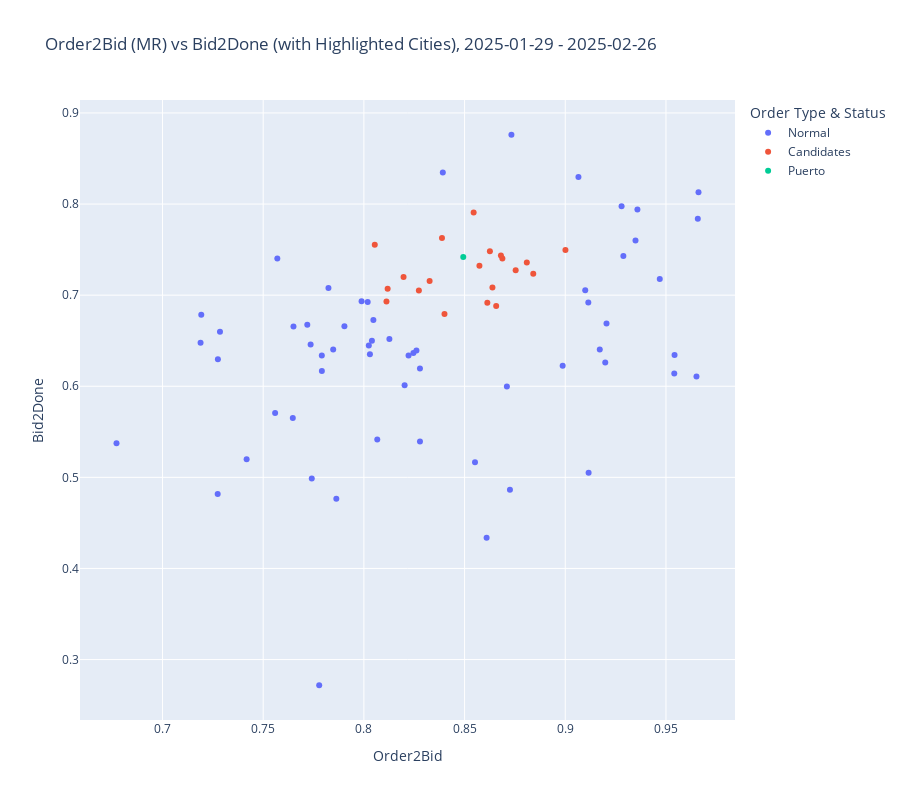

Notebook cell for this chart:
### Code cell
data = df.copy()
data = data[data['order_type'].isin(ok_types_list)]
# data['order_type'] = 'Econom_My'

data = pd.merge(names_df, data, on='city_id', how='right')

puerto_id = [4515] 
data['distance_to_point'] = data.apply(lambda row: euclidean_distance(row, 
                                                                      data[data['city_id'] == 4515]['order2bid'].values[0],
                                                                      data[data['city_id'] == 4515]['bid2done'].values[0]), axis=1)
puerto_candidates = data[data['distance_to_point']<=0.065]
data['highlight_group'] = data.apply(lambda row: 'Puerto' if row['city_id'] in puerto_id else 
                                     ('Candidates' if row['city_id'] in puerto_candidates['city_id'].values else 'Normal'), axis=1)

cluster_plot(data)

### Figure 1 — Plotly figure (JSON) as saved in the notebook; plotly's stock layout.template omitted (floating-point values rounded to 4 significant figures; data arrays with more than 128 entries replaced by an {"elided": "..."} marker saying what was removed)
{"data": [{"customdata": {"elided": "59x8 mixed values"}, "hovertemplate": "<b>%{hovertext}</b><br><br>Highlight Status=%{customdata[7]}<br>Order2Bid=%{x:.4f}<br>Bid2Done=%{y:.4f}<br>City=%{customdata[0]}<br>Country=%{customdata[1]}<br>City ID=%{customdata[2]}<br>Distance Euclidean=%{customdata[3]:.4f}<br>Order Type=%{customdata[4]}<br>Total Orders=%{customdata[5]:,}<br>Total Rides=%{customdata[6]:,}<extra></extra>", "hovertext": [4199.0, 10160.0, 4242.0, 4197.0, 4243.0, 4142.0, 4300.0, 4404.0, 4193.0, 4143.0, 5910.0, 9417.0, 150.0, 5257.0, 4253.0, 4349.0, 4825.0, 4385.0, 169.0, 4209.0, 5957.0, 4234.0, 5513.0, 4195.0, 5233.0, 213.0, 258.0, 238.0, 5249.0, 4241.0, 4225.0, 4524.0, 221.0, 4208.0, 4200.0, 4198.0, 4252.0, 9415.0, 4376.0, 4255.0, 257.0, 5640.0, 4272.0, 5698.0, 5388.0, 4229.0, 4266.0, 5473.0, 4148.0, 4233.0, 4381.0, 4196.0, 5681.0, 763.0, 4275.0, 5568.0, 6267.0, 263.0, 4247.0], "legendgroup": "Normal", "marker": {"color": "#636efa", "symbol": "circle"}, "mode": "markers", "name": "Normal", "orientation": "v", "showlegend": true, "type": "scatter", "x": [0.8246, 0.7418, 0.804, 0.8278, 0.8019, 0.7741, 0.803, 0.8261, 0.757, 0.7791, 0.6772, 0.7863, 0.8127, 0.9116, 0.7824, 0.8725, 0.9205, 0.7719, 0.7559, 0.871, 0.9198, 0.7989, 0.7848, 0.9114, 0.7778, 0.7189, 0.7193, 0.8047, 0.8987, 0.9065, 0.7791, 0.7274, 0.765, 0.9171, 0.8278, 0.8222, 0.7903, 0.8552, 0.8066, 0.7647, 0.7285, 0.9541, 0.9099, 0.8202, 0.8609, 0.8024, 0.7736, 0.9542, 0.9469, 0.7275, 0.8392, 0.9288, 0.9651, 0.9358, 0.9349, 0.9658, 0.9661, 0.8733, 0.928], "xaxis": "x", "y": [0.6366, 0.5197, 0.6498, 0.5395, 0.6924, 0.4986, 0.635, 0.6394, 0.7402, 0.6337, 0.5375, 0.4766, 0.6517, 0.505, 0.7078, 0.4863, 0.669, 0.6675, 0.5707, 0.5997, 0.626, 0.6933, 0.6402, 0.6921, 0.2718, 0.6477, 0.6784, 0.6726, 0.6224, 0.8296, 0.6169, 0.4818, 0.6657, 0.6404, 0.6194, 0.6336, 0.6658, 0.5166, 0.5415, 0.5651, 0.6597, 0.614, 0.7053, 0.6012, 0.4336, 0.6446, 0.6457, 0.6344, 0.7177, 0.6296, 0.8347, 0.743, 0.6107, 0.7941, 0.7599, 0.7839, 0.8129, 0.8761, 0.7977], "yaxis": "y"}, {"customdata": {"elided": "20x8 mixed values"}, "hovertemplate": "<b>%{hovertext}</b><br><br>Highlight Status=%{customdata[7]}<br>Order2Bid=%{x:.4f}<br>Bid2Done=%{y:.4f}<br>City=%{customdata[0]}<br>Country=%{customdata[1]}<br>City ID=%{customdata[2]}<br>Distance Euclidean=%{customdata[3]:.4f}<br>Order Type=%{customdata[4]}<br>Total Orders=%{customdata[5]:,}<br>Total Rides=%{customdata[6]:,}<extra></extra>", "hovertext": [4257.0, 4258.0, 4194.0, 5548.0, 5512.0, 4227.0, 4236.0, 4231.0, 4244.0, 242.0, 4263.0, 5504.0, 4271.0, 4180.0, 228.0, 4267.0, 4240.0, 235.0, 262.0, 5543.0], "legendgroup": "Candidates", "marker": {"color": "#EF553B", "symbol": "circle"}, "mode": "markers", "name": "Candidates", "orientation": "v", "showlegend": true, "type": "scatter", "x": [0.9001, 0.8638, 0.8112, 0.8688, 0.8657, 0.8613, 0.8626, 0.8118, 0.8574, 0.8197, 0.8809, 0.868, 0.8388, 0.8545, 0.8273, 0.8054, 0.8754, 0.84, 0.8326, 0.8841], "xaxis": "x", "y": [0.7497, 0.7083, 0.693, 0.7402, 0.6881, 0.6916, 0.7481, 0.707, 0.7324, 0.7201, 0.7359, 0.7437, 0.7627, 0.7906, 0.7052, 0.7552, 0.7273, 0.6794, 0.7154, 0.7234], "yaxis": "y"}, {"customdata": [["Puerto Vallarta", "Mexico", 4515, 0, "auto_econom", 1431276, 901712, "Puerto"]], "hovertemplate": "<b>%{hovertext}</b><br><br>Highlight Status=%{customdata[7]}<br>Order2Bid=%{x:.4f}<br>Bid2Done=%{y:.4f}<br>City=%{customdata[0]}<br>Country=%{customdata[1]}<br>City ID=%{customdata[2]}<br>Distance Euclidean=%{customdata[3]:.4f}<br>Order Type=%{customdata[4]}<br>Total Orders=%{customdata[5]:,}<br>Total Rides=%{customdata[6]:,}<extra></extra>", "hovertext": [4515.0], "legendgroup": "Puerto", "marker": {"color": "#00cc96", "symbol": "circle"}, "mode": "markers", "name": "Puerto", "orientation": "v", "showlegend": true, "type": "scatter", "x": [0.8493], "xaxis": "x", "y": [0.7418], "yaxis": "y"}], "layout": {"height": 800, "legend": {"title": {"text": "Order Type & Status"}, "tracegroupgap": 0}, "title": {"text": "Order2Bid (MR) vs Bid2Done (with Highlighted Cities), 2025-01-29 - 2025-02-26"}, "width": 900, "xaxis": {"anchor": "y", "domain": [0, 1], "title": {"text": "Order2Bid"}}, "yaxis": {"anchor": "x", "domain": [0, 1], "title": {"text": "Bid2Done"}}}}
